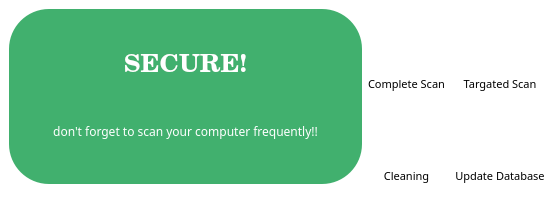
<?xml version="1.0" encoding="UTF-8"?>
<ui version="4.0">
 <class>MainWindow</class>
 <widget class="QMainWindow" name="MainWindow">
  <property name="geometry">
   <rect>
    <x>0</x>
    <y>0</y>
    <width>1090</width>
    <height>0</height>
   </rect>
  </property>
  <property name="windowTitle">
   <string>MainWindow</string>
  </property>
  <property name="styleSheet">
   <string notr="true">background-color: rgb(255, 255, 255);</string>
  </property>
  <widget class="QWidget" name="centralwidget">
   <layout class="QHBoxLayout" name="horizontalLayout">
    <item>
     <widget class="QFrame" name="frame1">
      <property name="sizePolicy">
       <sizepolicy hsizetype="Expanding" vsizetype="Expanding">
        <horstretch>0</horstretch>
        <verstretch>0</verstretch>
       </sizepolicy>
      </property>
      <property name="font">
       <font>
        <weight>75</weight>
        <bold>true</bold>
       </font>
      </property>
      <property name="styleSheet">
       <string notr="true">QFrame {
    background-color: rgb(65, 176, 110);
    border-radius: 40px;
}</string>
      </property>
      <property name="frameShape">
       <enum>QFrame::StyledPanel</enum>
      </property>
      <property name="frameShadow">
       <enum>QFrame::Raised</enum>
      </property>
      <layout class="QVBoxLayout" name="verticalLayout_6">
       <property name="spacing">
        <number>44</number>
       </property>
       <property name="leftMargin">
        <number>44</number>
       </property>
       <property name="topMargin">
        <number>44</number>
       </property>
       <property name="rightMargin">
        <number>44</number>
       </property>
       <property name="bottomMargin">
        <number>44</number>
       </property>
       <item>
        <layout class="QVBoxLayout" name="verticalLayout_5">
         <item>
          <widget class="QLabel" name="label_5">
           <property name="font">
            <font>
             <family>Century Schoolbook</family>
             <pointsize>19</pointsize>
             <weight>75</weight>
             <bold>true</bold>
            </font>
           </property>
           <property name="styleSheet">
            <string notr="true">color: rgb(255, 255, 255);</string>
           </property>
           <property name="text">
            <string>SECURE!</string>
           </property>
           <property name="alignment">
            <set>Qt::AlignBottom|Qt::AlignHCenter</set>
           </property>
          </widget>
         </item>
         <item>
          <widget class="QLabel" name="label_9">
           <property name="font">
            <font>
             <family>Arial Rounded MT Bold</family>
             <pointsize>9</pointsize>
             <weight>50</weight>
             <bold>false</bold>
            </font>
           </property>
           <property name="styleSheet">
            <string notr="true">color: rgb(255, 255, 255);</string>
           </property>
           <property name="text">
            <string>don't forget to scan your computer frequently!!</string>
           </property>
           <property name="alignment">
            <set>Qt::AlignCenter</set>
           </property>
          </widget>
         </item>
        </layout>
       </item>
      </layout>
     </widget>
    </item>
    <item>
     <layout class="QGridLayout" name="gridLayout_3" rowstretch="0,0,0,0" columnstretch="0,0">
      <property name="sizeConstraint">
       <enum>QLayout::SetNoConstraint</enum>
      </property>
      <property name="spacing">
       <number>10</number>
      </property>
      <item row="1" column="1">
       <widget class="QLabel" name="label_10">
        <property name="font">
         <font>
          <family>8514oem</family>
          <pointsize>8</pointsize>
         </font>
        </property>
        <property name="text">
         <string>Targated Scan</string>
        </property>
        <property name="alignment">
         <set>Qt::AlignCenter</set>
        </property>
       </widget>
      </item>
      <item row="1" column="0">
       <widget class="QLabel" name="label_6">
        <property name="font">
         <font>
          <family>8514oem</family>
          <pointsize>8</pointsize>
         </font>
        </property>
        <property name="text">
         <string>Complete Scan</string>
        </property>
        <property name="alignment">
         <set>Qt::AlignCenter</set>
        </property>
       </widget>
      </item>
      <item row="0" column="0">
       <widget class="QPushButton" name="pushButton_8">
        <property name="sizePolicy">
         <sizepolicy hsizetype="Expanding" vsizetype="Expanding">
          <horstretch>0</horstretch>
          <verstretch>0</verstretch>
         </sizepolicy>
        </property>
        <property name="layoutDirection">
         <enum>Qt::LeftToRight</enum>
        </property>
        <property name="styleSheet">
         <string notr="true">QPushButton {
	border-color: rgb(255, 255, 255);
    background-image: url(C:/Users/sevim/Desktop/antivirus/qt/icons/scan.jpg);
    background-position: center;
	border: none;
}</string>
        </property>
        <property name="text">
         <string/>
        </property>
       </widget>
      </item>
      <item row="0" column="1">
       <widget class="QPushButton" name="pushButton_6">
        <property name="sizePolicy">
         <sizepolicy hsizetype="Expanding" vsizetype="Expanding">
          <horstretch>0</horstretch>
          <verstretch>0</verstretch>
         </sizepolicy>
        </property>
        <property name="styleSheet">
         <string notr="true">QPushButton {
	border-color: rgb(255, 255, 255);
    background-image: url(C:/Users/sevim/Desktop/antivirus/qt/icons/target.jpg);
    background-position: center;
	border: none;
}</string>
        </property>
        <property name="text">
         <string/>
        </property>
       </widget>
      </item>
      <item row="2" column="0">
       <widget class="QPushButton" name="pushButton_5">
        <property name="sizePolicy">
         <sizepolicy hsizetype="Expanding" vsizetype="Expanding">
          <horstretch>0</horstretch>
          <verstretch>0</verstretch>
         </sizepolicy>
        </property>
        <property name="styleSheet">
         <string notr="true">QPushButton {
	border-color: rgb(255, 255, 255);
    background-image: url(C:/Users/sevim/Desktop/antivirus/qt/icons/cleaning.jpg);
    background-position: center;
	border: none;
}</string>
        </property>
        <property name="text">
         <string/>
        </property>
       </widget>
      </item>
      <item row="2" column="1">
       <widget class="QPushButton" name="pushButton_7">
        <property name="sizePolicy">
         <sizepolicy hsizetype="Expanding" vsizetype="Expanding">
          <horstretch>0</horstretch>
          <verstretch>0</verstretch>
         </sizepolicy>
        </property>
        <property name="styleSheet">
         <string notr="true">QPushButton {
	border-color: rgb(255, 255, 255);
    background-image: url(C:/Users/sevim/Desktop/antivirus/qt/icons/database.jpg);
    background-position: center;
	border: none;
}</string>
        </property>
        <property name="text">
         <string/>
        </property>
       </widget>
      </item>
      <item row="3" column="0">
       <widget class="QLabel" name="label_11">
        <property name="font">
         <font>
          <family>8514oem</family>
          <pointsize>8</pointsize>
         </font>
        </property>
        <property name="text">
         <string>Cleaning</string>
        </property>
        <property name="alignment">
         <set>Qt::AlignCenter</set>
        </property>
       </widget>
      </item>
      <item row="3" column="1">
       <widget class="QLabel" name="label_12">
        <property name="font">
         <font>
          <family>8514oem</family>
          <pointsize>8</pointsize>
         </font>
        </property>
        <property name="text">
         <string>Update Database</string>
        </property>
        <property name="alignment">
         <set>Qt::AlignCenter</set>
        </property>
       </widget>
      </item>
     </layout>
    </item>
   </layout>
  </widget>
  <widget class="QMenuBar" name="menubar">
   <property name="geometry">
    <rect>
     <x>0</x>
     <y>0</y>
     <width>1090</width>
     <height>26</height>
    </rect>
   </property>
  </widget>
  <widget class="QStatusBar" name="statusbar"/>
 </widget>
 <resources/>
 <connections/>
</ui>
